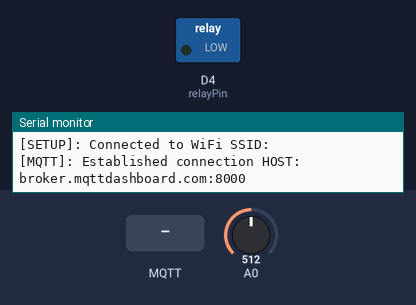
Bench run of a program on a simulated ESP8266 (NodeMCU). Shown: switched loads named in the program (green lamp = pin HIGH), the last lines printed to the serial monitor. The inputs (shaded band) are chosen by the test bench; at power-on: A0 = 512. WiFi joins after 1.5 s; servers stay silent unless stated; the local clock reads 2024-03-15 10:24:30 at power-on unless the program sets it; storage starts empty; no MQTT or app messages arrive unless stated.

Above: at 2.3 s.
2.4 s: MQTT message "0," arrives on the first subscribed topic
At 2.9 s:
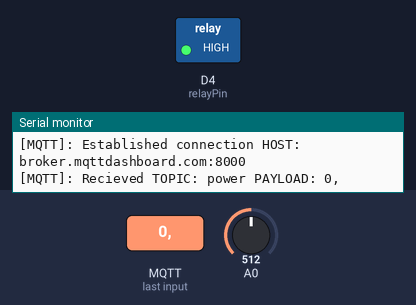
3.9 s: MQTT message "1" arrives on the first subscribed topic
6.2 s: MQTT message "on" arrives on the first subscribed topic
7.7 s: MQTT message "off" arrives on the first subscribed topic
Timing chart, 0 to 10.2 s (numbered marks = the images above; inputs shaded):
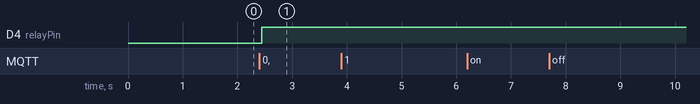

Measured:
- after the input at 2.4 s, D4 (relayPin): LOW → HIGH at once

The program:

main.cpp
```cpp
#include <Arduino.h>
#include <ESP8266WiFi.h>
#include <ESPAsyncTCP.h>
#include <ESPAsyncWebServer.h>
#include <AsyncMqttClient.h>
#include <ArduinoJson.h>
#include <LittleFS.h>
#include <sensorRead.h>
#include <AsyncElegantOTA.h>


/*
const char *MQTT_HOST = "smart-power-adapter-server.fly.dev";
const short MQTT_HOST_PORT = 1883;
const char *MQTT_HOST_USERNAME = "assassino";
const char *MQTT_HOST_PASSWORD = "assassino@HiveMQ";
const char *MQTT_CLIENT_ID = "QEIZrUmZGUuzBqRnw0jZ";
*/

const char *MQTT_HOST = "broker.mqttdashboard.com";
const short MQTT_HOST_PORT = 8000;
const char *MQTT_HOST_USERNAME = "Vidumina";
const char *MQTT_HOST_PASSWORD = "123456";
const char *MQTT_CLIENT_ID = "clientId-YFSvM8fCAb";

const char INDEX_HTML[] PROGMEM = R"rawliteral(
    <!DOCTYPE html>
    <html lang="en">
    <head>
        <meta charset="UTF-8">
        <meta http-equiv="X-UA-Compatible" content="IE=edge">
        <meta name="viewport" content="width=device-width, initial-scale=1.0">
        <title>Document</title>
    </head>
    <body>
        <h1>Hello World</h1>
    </body>
    </html>
)rawliteral";

AsyncMqttClient mqttClient;
AsyncWebServer httpServer(80);
AsyncWebServer server(80);

const unsigned char PIN_RESET = D4;

void onMqttConnect(bool sessionPresent) {
    Serial.println("\n[MQTT]: Established connection HOST: " + String(MQTT_HOST) + ":" + String(MQTT_HOST_PORT));

    mqttClient.subscribe("power", 0);
}

void onMqttDisconnect(AsyncMqttClientDisconnectReason reason) {
    Serial.println("\n[MQTT]: Disconnected BECAUSE: ");
}

void onMqttPublish(uint16_t packetId) {
    Serial.println("\n[MQTT]: Published PACKET_ID: " + String(packetId));
}

void onMqttSubscribe(uint16_t packetId, uint8_t qos) {
    Serial.println("\n[MQTT]: Subscribed PACKET_ID: " + String(packetId) + " QOS: " + qos);
}

void onMqttMessage(char *topic, char *payload, AsyncMqttClientMessageProperties properties, size_t len, size_t index, size_t total) {
    Serial.println("\n[MQTT]: Recieved TOPIC: " + String(topic) + " PAYLOAD: " + String(payload));

    if (strcmp(topic, "power") == 0) {
        DynamicJsonDocument message(1024);
        deserializeJson(message, payload);

        const bool state = message["state"];
        pinMode(LED_BUILTIN, OUTPUT);
        digitalWrite(LED_BUILTIN, !state); //WARNING: LED_BUILTIN seems to be active low
    }
}

void setup() {
    //Serial communication
    Serial.begin(115200);
    Serial.println("\n==================================================================");
    Serial.println("[SETUP]: Configured Serial communication AT: 115200");

    //LittleFS
    LittleFS.begin();

    if (digitalRead(PIN_RESET) == HIGH) {
        //CASE: Reset pin is active
        LittleFS.remove("/HomeAPCredentials.txt");
        Serial.println("[SETUP]: Removed stored home AP credentials");
    }

    if (!LittleFS.exists("/HomeAPCredentials.txt")) {
        //CASE: Credentials for home AP is available
        Serial.println("\n[SETUP]: Found stored credentials for a home AP");

        File homeAPCredentials = LittleFS.open("/HomeAPCredentials.txt", "r");
        String homeApSSID = homeAPCredentials.readStringUntil(',');
        String homeApPSK = homeAPCredentials.readStringUntil(',');
        homeAPCredentials.close();
        Serial.println(homeApSSID);
        Serial.println(homeApPSK);
        Serial.println("[SETUP]: Retrieved credentials SSID: " + homeApSSID + " PSK: " + homeApPSK);

        //WiFi
        Serial.println("[SETUP]: Connecting to WiFi SSID: " + homeApSSID);
        //WiFi.begin(homeApSSID, homeApPSK);
        WiFi.begin("HUAWEI GR5 2017", "RMVC@982583152");
        while (WiFi.status() != WL_CONNECTED) {
            Serial.print(".");
            delay(500);
        }

         //ElegantOTA Code
        Serial.println("");
        Serial.print("Connected to ");
        Serial.println("HUAWEI GR5 2017");
        Serial.print("IP address: ");
        Serial.println(WiFi.localIP());

        server.on("/", HTTP_GET, [](AsyncWebServerRequest *request) {
            request->send(200, "text/plain", "Hi! I am ESP8266.");
        });

        AsyncElegantOTA.begin(&server);    // Start ElegantOTA
        server.begin();
        Serial.println("HTTP server started");

        Serial.println("\n[SETUP]: Connected to WiFi SSID: " + homeApSSID);

        if (time(NULL) < 1663485411) {
            //CASE: System time is not configured
            configTime(19800, 0, "pool.ntp.org");
            Serial.println("[SETUP]: Configured system time HOST: pool.ntp.org");
        }

        mqttClient.setServer(MQTT_HOST, MQTT_HOST_PORT);
        mqttClient.setClientId(MQTT_CLIENT_ID);
        mqttClient.setCredentials(MQTT_HOST_USERNAME, MQTT_HOST_PASSWORD);
        mqttClient.onConnect(onMqttConnect);
        mqttClient.onDisconnect(onMqttDisconnect);
        mqttClient.onPublish(onMqttPublish);
        mqttClient.onSubscribe(onMqttSubscribe);
        mqttClient.onMessage(onMqttMessage);
        mqttClient.connect();

        while (true) {
            // Sensor Reading the analogue values
            float RV = getV();
            float RI = getI();

            // Sensor Data jason format and print the serial print
            DynamicJsonDocument doc(1024);
            doc["Voltage"] = RV;
            doc["Current"] = RI;
            serializeJson(doc, Serial);

            /*mqttClient.publish("readings", 0, true, "[{\"RV\":0.123,\"RI\":0.345,\"time\":1674890175442},{\"RV\":0.456,\"RI\":0.456,\"time\":1674890175442},{\"RV\":0.123,\"RI\":0.345,\"time\":1674890175442},{\"RV\":0.789,\"RI\":0.567,\"time\":1674890175442}]");
            delay(10000);*/
            mqttClient.publish("readings", 0, true, "doc");
            delay(10000);

        }
    } else {
        //CASE: Create a softAP to change the authentication details
       Serial.println("\n[SETUP]: No stored credentials for a home AP");

        WiFi.softAP("Smart Power Adapter", "123456789");
        Serial.print("\n[SETUP]: Configured self AP SSID: Smart Power Adapter PSK: 123456789");

        httpServer.on("/", HTTP_GET, [](AsyncWebServerRequest *request) {
            request->send_P(200, "text/html", INDEX_HTML);
        });
        httpServer.on("/connect", HTTP_GET, [](AsyncWebServerRequest *request) {
            File homeAPCredentials = LittleFS.open("/HomeAPCredentials.txt", "w");
            String ssid = request->arg("ssid");
            String psk = request->arg("psk");
            homeAPCredentials.print(ssid);
            homeAPCredentials.print(',');
            homeAPCredentials.print(psk);
            homeAPCredentials.print(',');
            homeAPCredentials.close();
            Serial.println("[SETUP]: Stored credentials for your home AP SSID: " + ssid + " PSK: " + psk);
            request->send_P(200, "text/plain", "[SETUP]: Stored credentials for your home AP successfully");
            ESP.restart();
        });
        httpServer.begin();
        Serial.println("\n[SETUP]: Configured HTTP httpServer PORT: 80");
    }
}

void loop() {
    // if (WiFi.status() == WL_CONNECTED) {
    //     webSocketClient.loop();
    // }
}
```

sensorRead.cpp
```cpp
#include "sensorRead.h"

void setup_Analog(){
  pinMode(vOn,OUTPUT);
  pinMode(iOn,OUTPUT);
  pinMode(relayPin,OUTPUT);
  pinMode(sw,INPUT);
}

float getV(){
  digitalWrite(vOn,HIGH);
  digitalWrite(iOn,LOW);

  int mn = 1200;
  int temp;
  stable();
  for(int i=0;i<count;i++){
    if((temp=analogRead(A0))<mn) mn = temp;
    yield();
  }

  digitalWrite(vOn,LOW);
  digitalWrite(iOn,LOW);

  return(247*(756-mn)/380);
}

float getI(){
  float mx = 0;
  int v = 0;
  digitalWrite(vOn,LOW);
  digitalWrite(iOn,HIGH);

  for(int i = 0;i<10000;i++){
    v = analogRead(A0);
    if(v>mx) mx=v;
  }

  digitalWrite(vOn,LOW);
  digitalWrite(iOn,LOW);

  //mx = ((mx)/sqrt(2));
  mx = mx*0.0111-0.271;
  return(mx);
}

bool relayOn(bool b){
  if(b){
    digitalWrite(relayPin, relay_active);
    delay(1000);
    if(getV()<100) return true;
    else return false;
  }
  else{
    digitalWrite(relayPin, !relay_active);
    delay(1000);
    if(getV()>200) return true;
    else return false;
  }
}

int switchAct(){
  unsigned long t0 = millis();
  while(digitalRead(sw)==HIGH) yield();
  t0 = millis()-t0;
  if((t0>100)&&(t0<10000))return 1;   //toggle
  else if (t0>10000) return 2;        //reset
  else return 0;                      //passive
}

void stable(){
  for(int i = 0;i<5;i++){
    int v = analogRead(A0);
    yield();
  }
}
```

sensorRead.h
```cpp
/*
 * Call setup_Analog() in setup
 * sets pinMode of mux pins, relay pin and switch pin
 *
 * int Voltage = getV()
 * returns RMS voltage
 *
 * int Current = getI()
 * returns RMS current
 *
 * bool success = relayOn(state)
 * state = true to turn on | false to turn off
 * will return true if relay mechanically action successful, else returns false
 *
 * int r = switchAct()
 * returns 0 if switch not pressed
 * returns 1 if medium press(>5s-toggle)
 * returns 2 if long press(>10s-reset)
 *
 */

#ifndef SENSORREAD_H
#define SENSORREAD_H

#include <Arduino.h>

#define vOn D1
#define iOn D2
#define sw D7

#define relayPin LED_BUILTIN //D5
#define count 10000
#define relay_active LOW    //change depending on active high/low

void setup_Analog();
float getV();
float getI();
bool relayOn(bool b);
int switchAct();
void stable();

#endif
```
